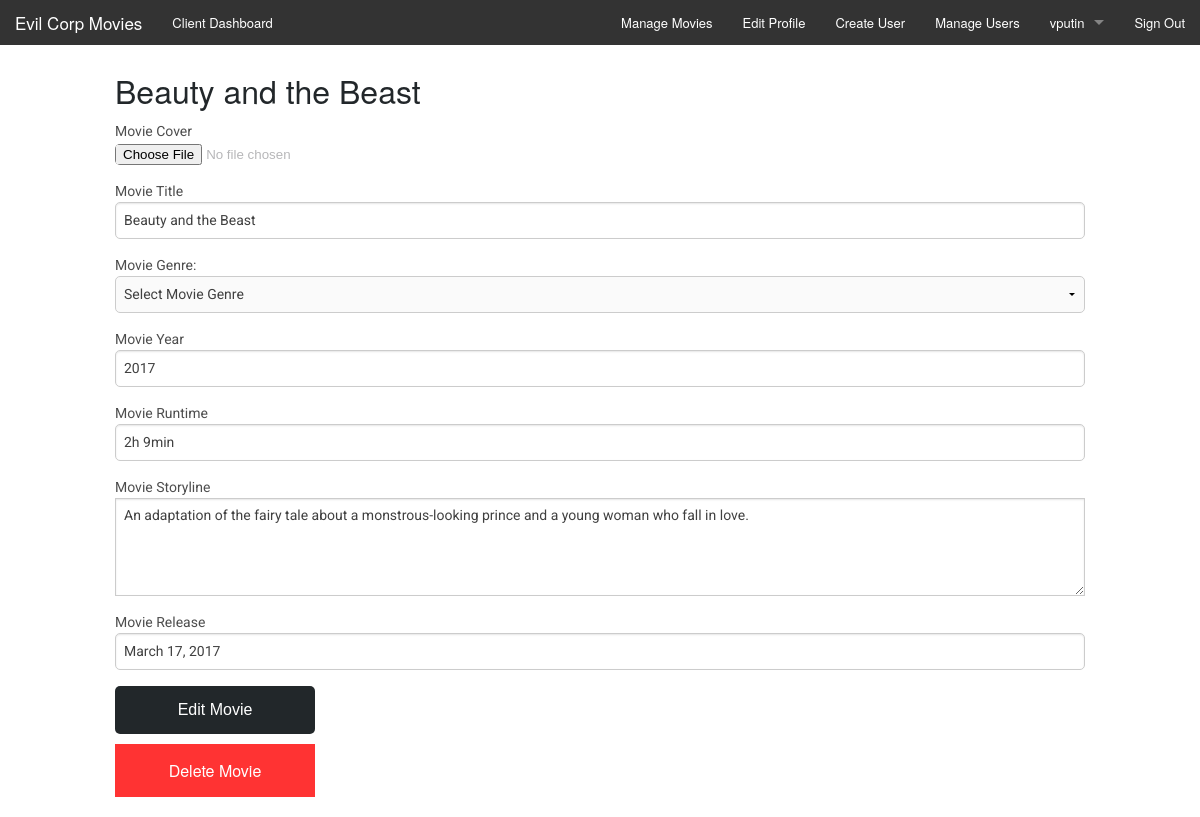
The page /admin/admin_editmovie.php?id=5 (signed in) on the database its author committed.
### tables this page shows
CREATE TABLE IF NOT EXISTS `tbl_movies` (
  `movies_id` mediumint(8) UNSIGNED NOT NULL AUTO_INCREMENT,
  `movies_cover` varchar(75) NOT NULL DEFAULT 'cover_default.jpg',
  `movies_title` varchar(125) NOT NULL,
  `movies_year` varchar(5) NOT NULL,
  `movies_runtime` varchar(25) NOT NULL,
  `movies_storyline` text NOT NULL,
  `movies_trailer` varchar(75) NOT NULL DEFAULT 'trailer_default.jpg',
  `movies_release` varchar(125) NOT NULL,
  PRIMARY KEY (`movies_id`)
);

### admin/admin_editmovie.php (the view, shortened to what this page needs)
<?php
  require_once('phpscripts/connect.php');
  $movieid = $_GET['id'];
$queryMovie = "SELECT * FROM tbl_movies WHERE movies_id = {$movieid}";
$runMovie = mysqli_query($link, $queryMovie);
if(mysqli_num_rows($runMovie)){
  $foundmovie = mysqli_fetch_array($runMovie, MYSQLI_ASSOC);
  $mtitle = $foundmovie['movies_title'];
  $myear = $foundmovie['movies_year'];
  $mruntime = $foundmovie['movies_runtime'];
  $mstoryline = $foundmovie['movies_storyline'];
  $mrelease = $foundmovie['movies_release'];
}
?>
<!doctype html>
<html class="no-js" lang="en">
  <head>
  <?php include('../includes/head.php'); ?>
  </head>
  <body id="adminIndex">
	<?php include('includes/header.php'); ?>
	<div class="row">
	<div class="small-12 columns" id="userForm">
  <h2><?php echo $mtitle ?></h2>
	<form action="admin_editmovie.php?id=<?php echo $movieid ?>" method="post" enctype="multipart/form-data">
    <label>Movie Cover</label>
    <input type="file" name="mcover" value="">
		<label>Movie Title</label>
		<input type="text" name="mtitle" value="<?php echo $mtitle ?>">
    <label>Movie Genre:</label>
    <select name="mgenre">
      <option value="">Select Movie Genre</option>
    </select>
    <label>Movie Year</label>
    <input type="text" name="myear" value="<?php echo $myear ?>">
    <label>Movie Runtime</label>
    <input type="text" name="mruntime" value="<?php echo $mruntime ?>">
    <label>Movie Storyline</label>
    <textarea name="mstoryline" rows="5"><?php echo $mstoryline ?></textarea>
    <label>Movie Release</label>
    <input type="text" name="mrelease" value="<?php echo $mrelease ?>">
		<input type="submit" name="submit" value="Edit Movie" class="submitBut">
	</form>
  <a href="phpscripts/caller.php?caller_id=deletemovie&id=<?php echo $movieid?>"><button class="deleteBut">Delete Movie</button></a>
</div>
</div>
</body>
</html>

### admin/css/app.css (style rules this page uses)
a { -webkit-transition: color 0.2s ease-in-out; -moz-transition: color 0.2s ease-in-out; -ms-transition: color 0.2s ease-in-out; -o-transition: color 0.2s ease-in-out; transition: color 0.2s ease-in-out; color: #1f88e9; }
body { font-size: 16px; font-family: "Roboto", sans-serif; color: #b7b7b9; background-color: #121518; }
body#adminIndex { background-color: #fff; }
#userForm { margin-top: 20px; }
#userForm h2 { color: #22272a; font-size: 2em; }
#userForm label { margin: 0; padding: 0; cursor: default; }
#userForm input { border-radius: 5px; }
#userForm select { border-radius: 5px; }
.submitBut { padding: 15px; border: none; width: 200px; background-color: #22272a; color: #fff; cursor: pointer; font-size: 1em; -webkit-transition: all 0.2s ease-in-out; -moz-transition: all 0.2s ease-in-out; -ms-transition: all 0.2s ease-in-out; -o-transition: all 0.2s ease-in-out; transition: all 0.2s ease-in-out; }
.deleteBut { margin-top: 10px; padding: 15px; border: none; width: 200px; background-color: #ff3333; color: #fff; cursor: pointer; font-size: 1em; -webkit-transition: all 0.2s ease-in-out; -moz-transition: all 0.2s ease-in-out; -ms-transition: all 0.2s ease-in-out; -o-transition: all 0.2s ease-in-out; transition: all 0.2s ease-in-out; }

### rows shown on the page
tbl_movies: movies_title "Beauty and the Beast", mtitle "Beauty and the Beast", myear "2017", mruntime "2h 9min", mstoryline "An adaptation of the fairy tale about a monstrous-looking prince and a young woman who fall in love.", mrelease "March 17, 2017"

### other values the page prints
$_SESSION['user_name'] "vputin"
